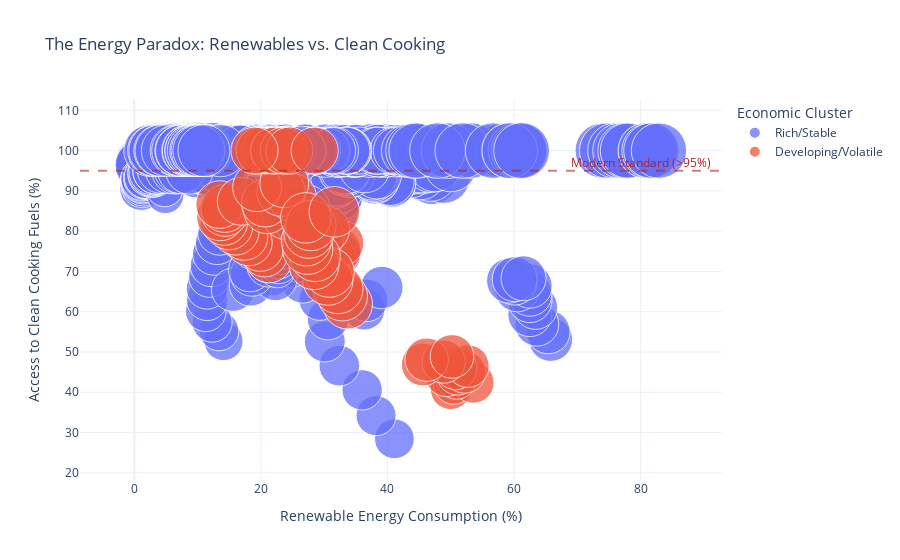

Notebook source saved alongside this figure:
### Markdown cell above
## 3) Energy Paradox — Renewables vs Clean Cooking
Bubble sizes show urbanization; dashed line marks the modern access threshold.

### Code cell
fig3 = px.scatter(
    df,
    x='ren_energy_cons_perc',
    y='clean_fuel_tech_cook_pop',
    size='urban_pop_perc',
    color='Cluster_Label',
    hover_data=['Country', 'Year'],
    size_max=40,
    opacity=0.75,
    labels={
        'ren_energy_cons_perc': 'Renewable Energy Consumption (%)',
        'clean_fuel_tech_cook_pop': 'Access to Clean Cooking Fuels (%)',
        'urban_pop_perc': 'Urban Population (%)'
    },
    title='The Energy Paradox: Renewables vs. Clean Cooking'
)

fig3.add_hline(y=95, line_dash='dash', line_color='firebrick', opacity=0.6)
fig3.add_annotation(x=80, y=97, text='Modern Standard (>95%)', showarrow=False, font=dict(color='firebrick'))
fig3.update_layout(legend_title_text='Economic Cluster', template='plotly_white')
fig3.show()

### Figure 1 — Plotly figure (JSON) as saved in the notebook; plotly's stock layout.template omitted (floating-point values rounded to 4 significant figures; data arrays with more than 128 entries replaced by an {"elided": "..."} marker saying what was removed)
{"data": [{"customdata": {"elided": "702x2 mixed values"}, "hovertemplate": "Cluster_Label=Rich/Stable<br>Renewable Energy Consumption (%)=%{x}<br>Access to Clean Cooking Fuels (%)=%{y}<br>Urban Population (%)=%{marker.size}<br>Country=%{customdata[0]}<br>Year=%{customdata[1]}<extra></extra>", "legendgroup": "Rich/Stable", "marker": {"color": "#636efa", "opacity": 0.75, "size": {"elided": "702 float values"}, "sizemode": "area", "sizeref": 0.0613, "symbol": "circle"}, "mode": "markers", "name": "Rich/Stable", "orientation": "v", "showlegend": true, "type": "scatter", "x": {"elided": "702 float values"}, "xaxis": "x", "y": {"elided": "702 float values"}, "yaxis": "y"}, {"customdata": {"elided": "65x2 mixed values"}, "hovertemplate": "Cluster_Label=Developing/Volatile<br>Renewable Energy Consumption (%)=%{x}<br>Access to Clean Cooking Fuels (%)=%{y}<br>Urban Population (%)=%{marker.size}<br>Country=%{customdata[0]}<br>Year=%{customdata[1]}<extra></extra>", "legendgroup": "Developing/Volatile", "marker": {"color": "#EF553B", "opacity": 0.75, "size": [65.53, 65.98, 66.43, 66.87, 67.31, 67.7, 68.05, 68.39, 68.74, 69.08, 69.42, 69.77, 70.12, 63.68, 64.57, 65.45, 66.33, 67.19, 68.04, 68.87, 69.7, 70.5, 71.28, 72.02, 72.75, 73.44, 50.57, 51.23, 51.88, 52.54, 53.2, 53.86, 54.51, 55.16, 55.81, 56.46, 57.1, 57.73, 58.36, 64.56, 64.85, 65.14, 65.44, 65.74, 66.05, 66.37, 66.7, 67.03, 67.36, 67.71, 68.06, 68.41, 76.05, 76.24, 76.43, 76.62, 76.8, 76.99, 77.17, 77.36, 77.54, 77.72, 77.91, 78.1, 78.3], "sizemode": "area", "sizeref": 0.0613, "symbol": "circle"}, "mode": "markers", "name": "Developing/Volatile", "orientation": "v", "showlegend": true, "type": "scatter", "x": [21.3, 20.6, 19.9, 18.1, 17.4, 16.0, 15.0, 14.2, 13.6, 14.3, 14.3, 13.5, 16.9, 31.5, 32.2, 32.6, 29.5, 30.3, 27.5, 24.0, 21.0, 20.7, 25.0, 23.2, 19.4, 23.7, 50.0, 50.5, 53.6, 50.9, 49.3, 51.1, 52.2, 50.8, 52.7, 45.6, 48.9, 46.2, 50.2, 23.4, 20.4, 20.6, 19.7, 21.2, 20.7, 19.8, 22.0, 22.1, 23.6, 24.5, 19.0, 28.5, 33.7, 32.9, 32.2, 30.6, 30.8, 28.4, 28.6, 27.4, 27.2, 27.6, 27.9, 27.1, 31.6], "xaxis": "x", "y": [72.9, 74.4, 75.8, 77.2, 78.6, 79.9, 81.2, 82.35, 83.5, 84.6, 85.6, 86.6, 87.4, 73.1, 75.2, 77.0, 78.6, 80.4, 82.1, 83.8, 85.3, 87.0, 88.3, 89.7, 90.9, 91.9, 40.75, 42.1, 42.4, 43.4, 44.1, 44.5, 45.0, 45.9, 46.5, 46.9, 47.6, 48.1, 48.9, 100.0, 100.0, 100.0, 100.0, 100.0, 100.0, 100.0, 100.0, 100.0, 100.0, 100.0, 100.0, 100.0, 61.9, 63.9, 65.7, 67.8, 69.8, 71.7, 73.7, 75.5, 77.6, 79.5, 81.4, 83.3, 84.8], "yaxis": "y"}], "layout": {"annotations": [{"font": {"color": "firebrick"}, "showarrow": false, "text": "Modern Standard (>95%)", "x": 80, "y": 97}], "legend": {"itemsizing": "constant", "title": {"text": "Economic Cluster"}, "tracegroupgap": 0}, "shapes": [{"line": {"color": "firebrick", "dash": "dash"}, "opacity": 0.6, "type": "line", "x0": 0, "x1": 1, "xref": "x domain", "y0": 95, "y1": 95, "yref": "y"}], "title": {"text": "The Energy Paradox: Renewables vs. Clean Cooking"}, "xaxis": {"anchor": "y", "domain": [0, 1], "title": {"text": "Renewable Energy Consumption (%)"}}, "yaxis": {"anchor": "x", "domain": [0, 1], "title": {"text": "Access to Clean Cooking Fuels (%)"}}}}
